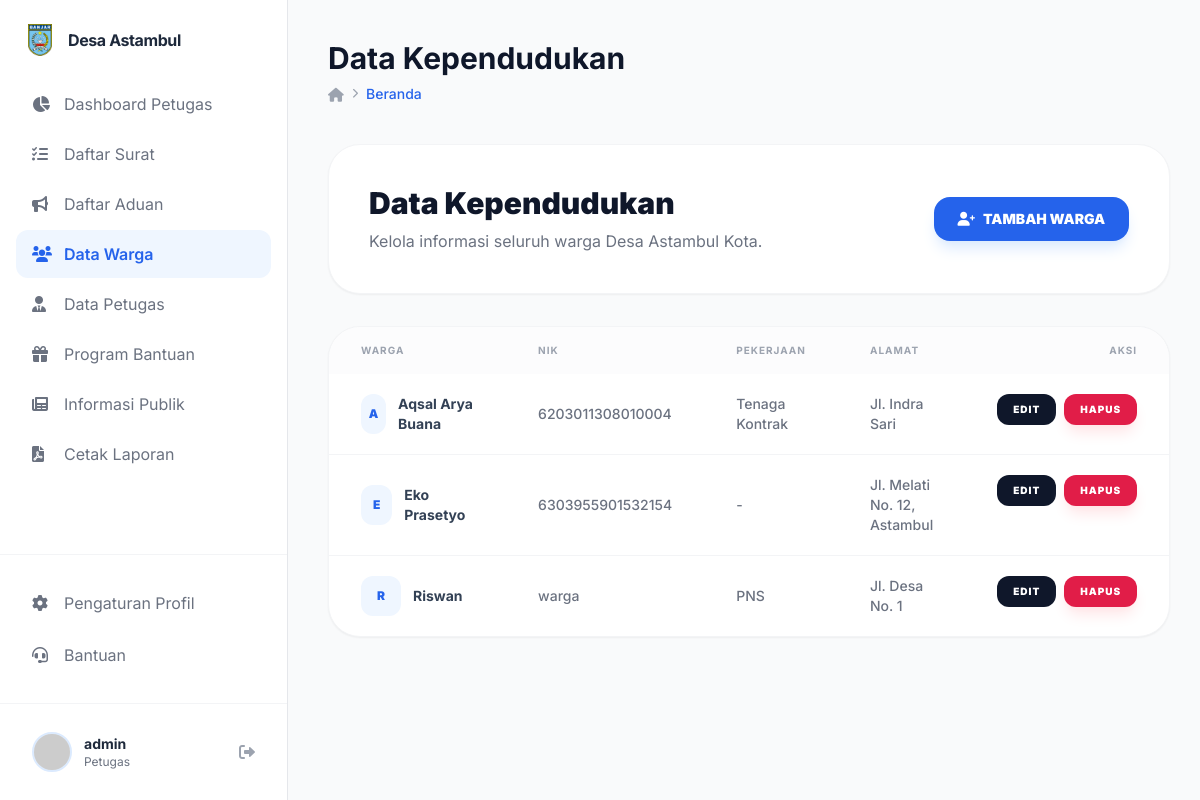
The app's page /public/warga/admin (signed in), older data.
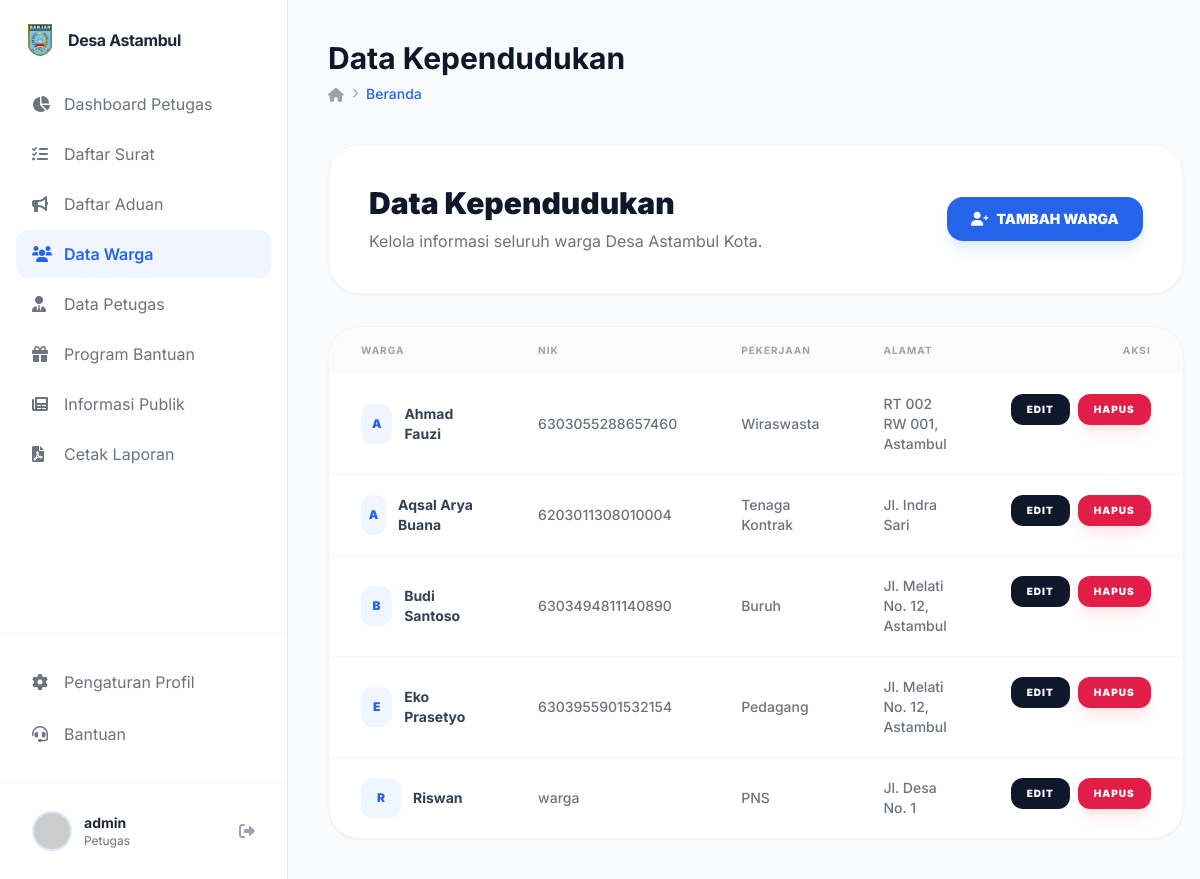
The same page, newer data.
### tables this page shows
CREATE TABLE `warga` (
  `id_warga` int NOT NULL,
  `nik` varchar(16) DEFAULT NULL,
  `nama_lengkap` varchar(100) DEFAULT NULL,
  `tempat_lahir` varchar(50) DEFAULT NULL,
  `tanggal_lahir` date DEFAULT NULL,
  `jenis_kelamin` enum('L','P') DEFAULT NULL COMMENT 'L = Laki-laki, P = Perempuan',
  `alamat` text,
  `rt_rw` varchar(10) DEFAULT NULL,
  `pekerjaan` varchar(50) DEFAULT NULL,
  `penghasilan` decimal(12,2) DEFAULT NULL,
  `jumlah_tanggungan` int DEFAULT NULL,
  `kondisi_rumah` enum('layak','kurang_layak','tidak_layak') DEFAULT NULL,
  `status_kawin` enum('kawin','belum_kawin','cerai') DEFAULT NULL,
  `created_at` datetime DEFAULT NULL,
  `updated_at` datetime DEFAULT NULL
);

### app/core/Controller.php (called while the page is built, shortened)
<?php
class Controller {
    public function view($view, $data = []) {
        require_once '../app/views/' . $view . '.php';
    }
    public function model($model) {
        return new $model;
    }
}

### app/controllers/Warga.php (called while the page is built, shortened)
<?php
class Warga extends Controller {
    public function admin() {
        $data['judul'] = 'Data Kependudukan';
        $wargaModel = $this->model('WargaModel');
        $data['warga'] = $wargaModel->getAllWarga();
        $this->view('warga/admin', $data);
    }
}

### app/core/App.php (called while the page is built, shortened)
<?php
class App {
    protected $method = 'index';
    protected $params = [];
    public function __construct() {
        $url = $this->parseURL();
        if ($url && file_exists('../app/controllers/' . $url[0] . '.php')) {
            unset($url[0]);
        }
        $this->controller = new $this->controller;
        if (isset($url[1])) {
            if (method_exists($this->controller, $url[1])) {
                $this->method = $url[1];
            }
        }
        call_user_func_array([$this->controller, $this->method], $this->params);
    }
    public function parseURL() {
        if (isset($_GET['url'])) {
            $url = rtrim($_GET['url'], '/');
            $url = filter_var($url, FILTER_SANITIZE_URL);
            $url = explode('/', $url);
            return $url;
        }
    }
}

### public/index.php (called while the page is built, shortened)
<?php
$app = new App;

### app/core/Database.php (called while the page is built, shortened)
<?php
class Database {
    private $host = DB_HOST;
    private $user = DB_USER;
    private $pass = DB_PASS;
    private $dbname = DB_NAME;
    private $dbh;
    private $stmt;
    public function __construct() {
        $dsn = 'mysql:host=' . $this->host . ';dbname=' . $this->dbname;
        $options = [
            PDO::ATTR_PERSISTENT => true,
            PDO::ATTR_ERRMODE => PDO::ERRMODE_EXCEPTION
        ];
        try {
            $this->dbh = new PDO($dsn, $this->user, $this->pass, $options);
        } catch (PDOException $e) {
            die($e->getMessage());
        }
    }
    public function query($sql) {
        $this->stmt = $this->dbh->prepare($sql);
    }
    public function execute() {
        return $this->stmt->execute();
    }
    public function resultSet() {
        $this->execute();
        return $this->stmt->fetchAll(PDO::FETCH_ASSOC);
    }
}

### app/models/WargaModel.php (called while the page is built, shortened)
<?php
class WargaModel {
    private $table = 'warga';
    private $db;
    public function __construct() {
        $this->db = new Database;
    }
    public function getAllWarga($sort_by = 'nama_lengkap', $sort_order = 'ASC') {
        $allowed_columns = ['nama_lengkap', 'nik', 'alamat', 'pekerjaan'];
        $sort_order = strtoupper($sort_order) === 'ASC' ? 'ASC' : 'DESC';
        $this->db->query('SELECT w.* FROM ' . $this->table . ' w
                          LEFT JOIN user u ON w.nik = u.nik
                          WHERE u.level = "masyarakat" OR u.level IS NULL
                          ORDER BY w.' . $sort_by . ' ' . $sort_order);
        return $this->db->resultSet();
    }
}

### app/views/warga/admin.php (the view, shortened to what the changed rows need)
<div class="space-y-8">
    <div class="bg-white p-10 rounded-[32px] shadow-sm border border-gray-100 flex flex-col md:flex-row justify-between items-start md:items-center gap-6">
        <div>
            <h2 class="text-3xl font-black text-slate-900 mb-2">Data Kependudukan</h2>
        </div>
    </div>
    <div class="bg-white rounded-[32px] shadow-sm border border-gray-100 overflow-hidden">
        <div class="overflow-x-auto">
            <table class="w-full text-left border-collapse">
                <thead class="bg-gray-50/50">
                    <tr>
                        <th class="px-8 py-4 text-[10px] font-bold text-gray-400 uppercase tracking-widest">Warga</th>
                        <th class="px-8 py-4 text-[10px] font-bold text-gray-400 uppercase tracking-widest">NIK</th>
                        <th class="px-8 py-4 text-[10px] font-bold text-gray-400 uppercase tracking-widest">Pekerjaan</th>
                        <th class="px-8 py-4 text-[10px] font-bold text-gray-400 uppercase tracking-widest">Alamat</th>
                        <th class="px-8 py-4 text-[10px] font-bold text-gray-400 uppercase tracking-widest text-right">Aksi</th>
                    </tr>
                </thead>
                <tbody class="divide-y divide-gray-100">
                    <?php if(empty($data['warga'])): ?>
                        <tr>
                            <td colspan="5" class="px-8 py-12 text-center text-gray-500 italic">Data warga masih kosong.</td>
                        </tr>
                    <?php else: ?>
                        <?php foreach($data['warga'] as $w): ?>
                            <tr class="hover:bg-gray-50/50 transition group">
                                <td class="px-8 py-5">
                                    <div class="flex items-center space-x-3">
                                        <div class="w-10 h-10 rounded-xl bg-blue-50 text-blue-600 flex items-center justify-center font-black text-xs">
                                            <?= substr($w['nama_lengkap'], 0, 1); ?>
                                        </div>
                                        <span class="text-sm font-bold text-slate-700"><?= $w['nama_lengkap']; ?></span>
                                    </div>
                                </td>
                                <td class="px-8 py-5 text-sm text-gray-500 font-medium"><?= $w['nik']; ?></td>
                                <td class="px-8 py-5 text-sm text-gray-500 font-medium"><?= $w['pekerjaan'] ?? '-'; ?></td>
                                <td class="px-8 py-5 text-sm text-gray-500 font-medium"><?= $w['alamat']; ?></td>
                                <td class="px-8 py-5 text-right flex justify-end items-center gap-2">
                                    <?php if($_SESSION['user']['level'] == 'kades'): ?>
                                        <button onclick='openModal("detail", <?= json_encode($w); ?>)' class="px-4 py-2 bg-blue-50 text-blue-600 rounded-xl font-black text-[10px] uppercase tracking-widest hover:bg-blue-100 transition flex items-center">
                                            Detail
                                        </button>
                                    <?php else: ?>
                                        <button onclick='openModal("edit", <?= json_encode($w); ?>)' class="px-4 py-2 bg-slate-900 text-white rounded-xl font-black text-[10px] uppercase tracking-widest hover:bg-slate-800 transition flex items-center">
                                            Edit
                                        </button>
                                        <a href="<?= BASEURL; ?>/warga/hapus/<?= $w['id_warga']; ?>" onclick="return confirm('Hapus data warga ini?')" class="px-4 py-2 bg-rose-600 text-white rounded-xl font-black text-[10px] uppercase tracking-widest hover:bg-rose-700 transition shadow-lg shadow-rose-100 flex items-center">
                                            Hapus
                                        </a>
                                    <?php endif; ?>
                                </td>
                            </tr>
                        <?php endforeach; ?>
                    <?php endif; ?>
                </tbody>
            </table>
        </div>
    </div>
</div>

Row changes from the older to the newer data that the page shows:
added warga: nama_lengkap "A", nama_lengkap "Ahmad Fauzi", nik "6303055288657460", pekerjaan "Wiraswasta", alamat "RT 002 RW 001, Astambul"
added warga: nama_lengkap "B", nama_lengkap "Budi Santoso", nik "6303494811140890", pekerjaan "Buruh", alamat "Jl. Melati No. 12, Astambul"
changed warga "Eko Prasetyo": pekerjaan "-" → "Pedagang"
